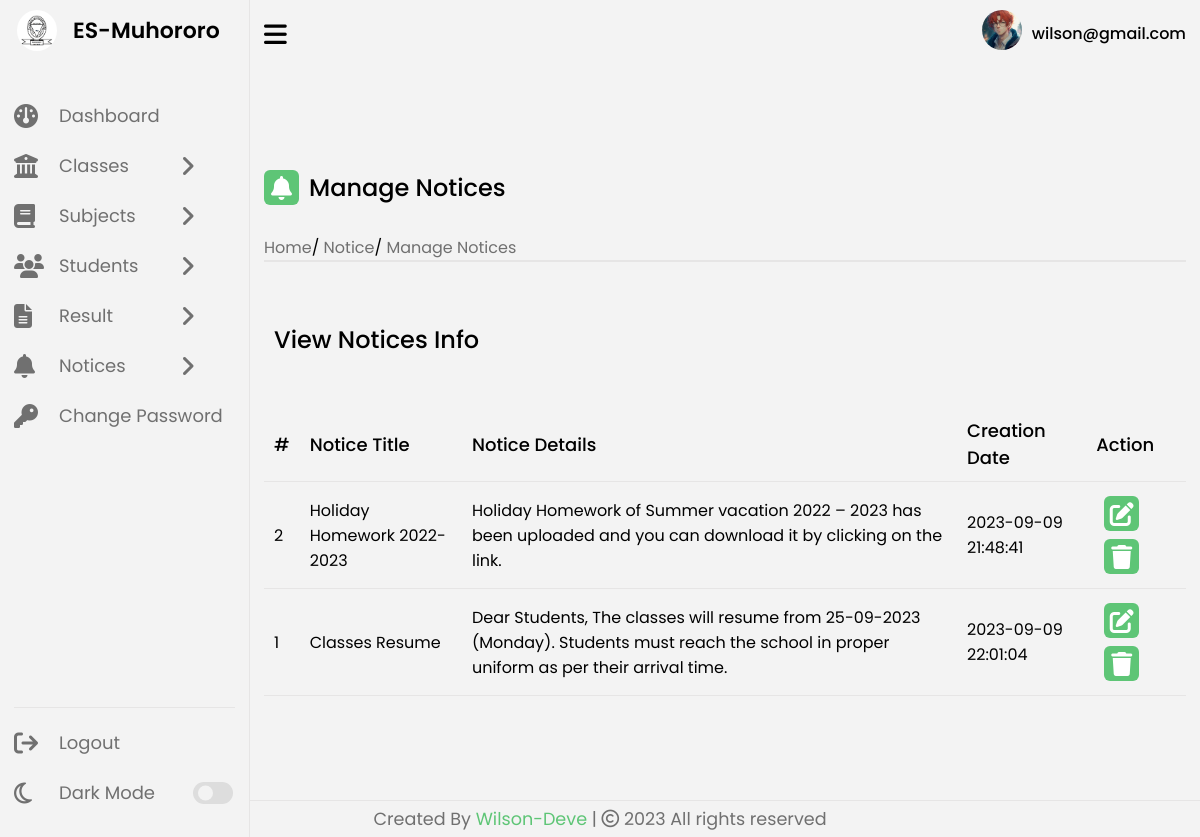
Screenshot of /manage-notices.php (signed in) with the database file from the repository.
### tables this page shows
CREATE TABLE `tblusers` (
  `Id` int(11) NOT NULL,
  `UserName` varchar(100) DEFAULT NULL,
  `Password` varchar(100) DEFAULT NULL,
  `updationDate` timestamp NOT NULL DEFAULT current_timestamp() ON UPDATE current_timestamp()
);

CREATE TABLE `tblnotice` (
  `Id` int(11) NOT NULL,
  `noticeTitle` varchar(50) NOT NULL,
  `noticeDetails` mediumtext NOT NULL,
  `postingDetails` timestamp NOT NULL DEFAULT current_timestamp()
);

### includes/session.php (called while the page is built, shortened)
<?php
   include('config.php');
   $user_check = $_SESSION['login_user'];
   $ses_sql = mysqli_query($con,"select UserName from tblusers where UserName = '$user_check' ");
   $row = mysqli_fetch_array($ses_sql,MYSQLI_ASSOC);
   $login_session = $row['UserName'];
?>

### manage-notices.php (the view, shortened to what this page needs)
<?php
include('includes/session.php');
include('includes/sidebar.php');
$sql = "SELECT * FROM tblnotice";
$result = mysqli_query($con, $sql);
$notices = [];
if ($result) {
    while ($row = mysqli_fetch_assoc($result)) {
        $notices[] = $row;
    }
}
?>
    <section class="dashboard">
    <?php include('includes/topbar.php');?>
        <div class="dash-content">
            <div class="overview">
                <div class="title">
                    <i class="fa fa-bell"></i>
                    <span class="text">Manage Notices</span>
                </div>
                <div class="link-menu">
                    <div class="link-item">
                        <ul>
                            <li><i class="uil uil-estate"></i><a href="dashboard.php">Home</a></li>/
                            <li><a href="#">Notice</a></li>/
                            <li><a href="#">Manage Notices</a></li>
                        </ul>
                    </div>
                </div>
            <div class="activity">
                <div class="title">
                    <span class="text">View Notices Info</span>
                </div>
                <div class="activity-data">
                    <table class="data-table">
                        <thead>
                            <tr>
                                <th>#</th>
                                <th>Notice Title</th>
                                <th>Notice Details</th>
                                <th>Creation Date</th>
                                <th>Action</th>
                            </tr>
                        </thead>
                        <tbody>
                        <?php $counter = mysqli_num_rows($result); foreach ($notices as $notice) { ?>
                            <tr>
                                <td><?php echo htmlentities($counter); ?></td>
                                <td><?php echo htmlentities($notice['noticeTitle']); ?></td>
                                <td><?php echo htmlentities($notice['noticeDetails']); ?></td>
                                <td><?php echo htmlentities($notice['postingDetails']); ?></td>
                                <td>
                                    <a href='edit-notice.php?notice_id=<?php echo $notice['Id']; ?>' class='edit'><i class='fa fa-edit'></i></a>
                                    <a href='delete-notice.php?notice_id=<?php echo htmlentities($notice['Id']); ?>' onclick="return confirm('Are you sure you want to delete this result?');" class='delete'><i class='fa fa-trash'></i></a>
                                </td>
                            </tr>
                        <?php $counter--;} ?>
                        </tbody>
                    </table>
                </div>
            </div>
        </div>
    </section>
    <?php include('includes/footer.php');?>
</body>
</html>

### includes/topbar.php (shortened to what this page needs)
<div class="top">
            <i class="fa fa-bars sidebar-toggle"></i>
            <div class="profile-info">
                <div class="profile-photo-container">
                    <a href="#" id="lightbox-trigger">
                        <img src="img/anim4.jpg" alt="">
                    </a>
                </div>
                <span class="user-name"><?php echo $login_session; ?></span>
            </div>
        </div>

### css/dashboard.css (style rules this page uses)
* { margin: 0; padding: 0; box-sizing: border-box; font-family: 'Poppins', sans-serif; }
:root { --primary-color: #5ec576; --panel-color: #f3f3f3; --text-color: #000; --black-light-color: #707070; --border-color: #e6e5e5; --toggle-color: #DDD; --box1-color: #fff; --box2-color: #FFE6AC; --box3-color: #E7D1FC; --box4-color: #4DA3FF; --title-icon-color: #fff; --tran-05: all 0.5s ease; --tran-03: all 0.3s ease; --tran-03: all 0.2s ease; }
body { min-height: 100vh; background-color: var(--panel-color); }
.dashboard { position: relative; left: 250px; background-color: var(--panel-color); min-height: 100vh; width: calc(100% - 250px); padding: 10px 14px; transition: var(--tran-05); }
.dashboard .top { position: fixed; top: 0; left: 250px; display: flex; width: calc(100% - 250px); justify-content: space-between; align-items: center; padding: 10px 14px; background-color: var(--panel-color); transition: var(--tran-05); }
.dashboard .top .sidebar-toggle { font-size: 26px; color: var(--text-color); cursor: pointer; }
.dashboard .top .profile-info { display: flex; align-items: center; }
.dashboard .top .profile-info img { width: 40px; height: 40px; border-radius: 50%; margin-right: 10px; }
.dashboard .top .user-name { font-size: 16px; font-weight: 500; color: var(--text-color); }
.dashboard .dash-content { padding-top: 100px; height: 100%; }
.dash-content .title { display: flex; align-items: center; margin: 60px 0 30px 0; }
.activity-data tr td a { text-decoration: none; }
.dash-content .title i, .activity-data tr td i { position: relative; height: 35px; width: 35px; background-color: var(--primary-color); border-radius: 6px; color: var(--title-icon-color); display: flex; align-items: center; justify-content: center; font-size: 24px; }
.dash-content .title .text { font-size: 24px; font-weight: 500; color: var(--text-color); margin-left: 10px; }
.dash-content .activity .activity-data { display: flex; justify-content: space-between; align-items: center; width: 100%; }
.activity-data { overflow-x: auto; }
.data-table { width: 100%; border-collapse: collapse; margin-top: 20px; }
.data-table th, .data-table td { padding: 10px; border-bottom: 1px solid var(--border-color); text-align: left; }
.data-table th { background-color: var(--panel-color); color: var(--text-color); font-size: 18px; font-weight: 500; }
.data-table td { font-size: 16px; font-weight: 400; color: var(--text-color); }
.link-menu .link-item { border-bottom: 2px solid var(--border-color); }
.link-menu .link-item ul { list-style: none; }
.link-menu .link-item ul li { display: inline; }
.link-menu .link-item ul li a { text-decoration: none; color: var(--black-light-color); }
.edit, .delete { display: inline-block; padding: 4px 8px; margin-right: 5px; font-size: 14px; text-decoration: none; }

### rows the page displays
tblusers: UserName "wilson@gmail.com"
tblnotice: noticeTitle "Holiday Homework 2022-2023", noticeDetails "Holiday Homework of Summer vacation 2022 – 2023 has been uploaded and you can download it by clicking on the link.", postingDetails "2023-09-09 21:48:41"
tblnotice: noticeTitle "Classes Resume", noticeDetails "Dear Students, The classes will resume from 25-09-2023 (Monday). Students must reach the school in proper uniform as per their arrival time.", postingDetails "2023-09-09 22:01:04"
